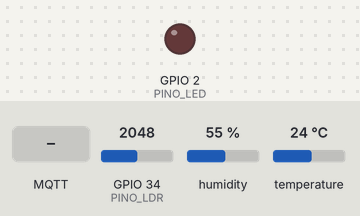
The sketch below on a simulated ESP32. On the bench: output pins drawn as LEDs (lit = HIGH). The test bench sets the inputs (shaded band); at power-on: GPIO 34 (PINO_LDR) = 2048, humidity 55 %, temperature 24 °C. WiFi joins after 1.5 s; servers stay silent unless stated; random numbers use the default seed unless the sketch sets one; no MQTT or app messages arrive unless stated; what the sketch prints to the serial monitor is not drawn.

Above: at 2.7 s.
2.8 s: MQTT message "ON" arrives on the first subscribed topic
At 4.0 s:
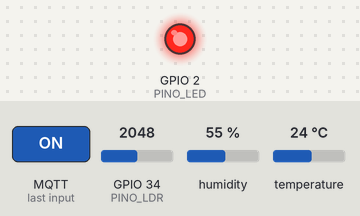
4.3 s: MQTT message "OFF" arrives on the first subscribed topic
At 5.2 s:
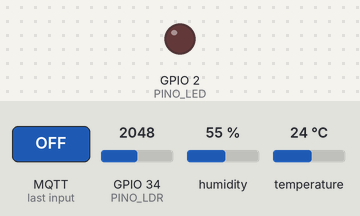
Timing chart, 0 to 7.3 s (numbered marks = the images above; inputs shaded):
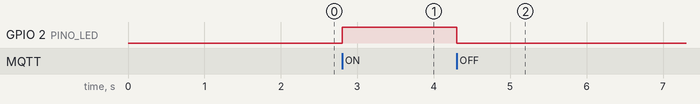

Measured:
- after the input at 2.8 s, GPIO 2 (PINO_LED): LOW → HIGH at once
- after the input at 4.3 s, GPIO 2 (PINO_LED): HIGH → LOW at once

The sketch:

sketch.ino
```cpp
// CP5 - ESP32 com DHT22 e LDR enviando dados para o HiveMQ (MQTT)
// Publica: temperatura, umidade e luminosidade
// Assina:  comando do LED (enviado pelo dashboard do Node-RED)

#include <WiFi.h>
#include <PubSubClient.h>
#include <DHTesp.h>

const char* WIFI_NOME = "Wokwi-GUEST";
const char* WIFI_SENHA = "";
const char* MQTT_BROKER = "broker.hivemq.com";
const int MQTT_PORTA = 1883;

const char* TOPICO_TEMPERATURA = "fiap/cp5/savio/temperatura";
const char* TOPICO_UMIDADE = "fiap/cp5/savio/umidade";
const char* TOPICO_LUMINOSIDADE = "fiap/cp5/savio/luminosidade";
const char* TOPICO_LED = "fiap/cp5/savio/led";

const int PINO_DHT = 15;
const int PINO_LDR = 34;
const int PINO_LED = 2;

WiFiClient conexaoWiFi;
PubSubClient mqtt(conexaoWiFi);
DHTesp dht;
unsigned long ultimoEnvio = 0;

void receberMensagem(char* topico, byte* dados, unsigned int tamanho) {
  String mensagem = "";
  for (unsigned int i = 0; i < tamanho; i++) {
    mensagem += (char)dados[i];
  }
  Serial.print("Comando recebido: ");
  Serial.println(mensagem);

  if (mensagem == "ON") {
    digitalWrite(PINO_LED, HIGH);
  } else if (mensagem == "OFF") {
    digitalWrite(PINO_LED, LOW);
  }
}

// O modulo LDR do Wokwi entrega tensao menor quanto mais luz recebe
float lerLuminosidade() {
  int leitura = analogRead(PINO_LDR);
  return 100.0 - (leitura / 4095.0) * 100.0;
}

void setup() {
  Serial.begin(115200);
  pinMode(PINO_LED, OUTPUT);
  dht.setup(PINO_DHT, DHTesp::DHT22);

  WiFi.mode(WIFI_STA);
  WiFi.setAutoReconnect(true);
  WiFi.begin(WIFI_NOME, WIFI_SENHA);
  Serial.print("Conectando ao Wi-Fi");
  while (WiFi.status() != WL_CONNECTED) {
    delay(500);
    Serial.print(".");
  }
  Serial.println("\nWi-Fi conectado!");

  mqtt.setServer(MQTT_BROKER, MQTT_PORTA);
  mqtt.setCallback(receberMensagem);
}

void loop() {
  if (WiFi.status() != WL_CONNECTED) {
    delay(500);
    return;
  }
  if (!mqtt.connected()) {
    String identificador = "ESP32-" + WiFi.macAddress() + "-" + String(random(0xffff), HEX);
    if (mqtt.connect(identificador.c_str())) {
      Serial.println("MQTT conectado!");
      mqtt.subscribe(TOPICO_LED);
    } else {
      Serial.print("Falha MQTT. Codigo: ");
      Serial.println(mqtt.state());
      delay(3000);
      return;
    }
  }
  mqtt.loop();

  if (millis() - ultimoEnvio >= 2000) {
    ultimoEnvio = millis();

    TempAndHumidity leitura = dht.getTempAndHumidity();
    if (isnan(leitura.temperature) || isnan(leitura.humidity)) {
      Serial.println("Falha ao ler o DHT22");
      return;
    }
    float luminosidade = lerLuminosidade();

    mqtt.publish(TOPICO_TEMPERATURA, String(leitura.temperature, 1).c_str());
    mqtt.publish(TOPICO_UMIDADE, String(leitura.humidity, 1).c_str());
    mqtt.publish(TOPICO_LUMINOSIDADE, String(luminosidade, 1).c_str());

    Serial.print("Temperatura: ");
    Serial.print(leitura.temperature, 1);
    Serial.print(" C | Umidade: ");
    Serial.print(leitura.humidity, 1);
    Serial.print(" % | Luminosidade: ");
    Serial.print(luminosidade, 1);
    Serial.println(" %");
  }
}
```
